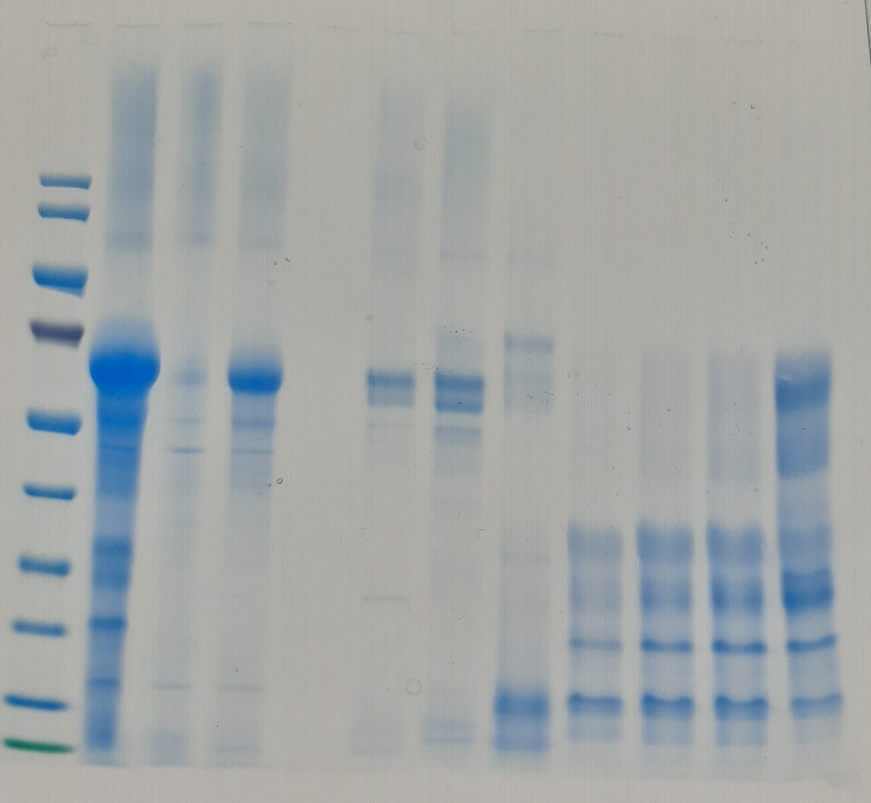
#> input picture SeedImages/SDS-PAGE/20250130_115229.jpg, 2613 x 2409 px, found by its file name (shown at 1/3 size)
$ python test_ai_preprocessing.py
#> lines starting #> are read from the running program, lines starting #| are printed output that depends on the picture; after the words box and inside, x2 and y2 are one past the last pixel; in counts of white or black regions, pixels touching at a corner belong together
### tests/util_synth.py
# tests/util_synth.py
import numpy as np
from skimage import transform

def make_synth_gel(H=400, W=320, lanes=10, bands_per_lane=4, skew_deg=2.0, bright=True, seed=0):
    """
    Generate a simple synthetic gel:
      - vertical lanes with narrow width
      - horizontal bands at fixed y positions across lanes
      - smooth background gradient + gaussian noise
      - optional small rotation (skew) in degrees
    Returns a float image in [0,1] and the list of band row indices (approx centers).
    """
    rng = np.random.default_rng(seed)
    img = np.zeros((H, W), dtype=np.float32)

    # background gradient
    yy, xx = np.mgrid[0:H, 0:W].astype(np.float32)
    bg = 0.15 + 0.15*(yy/H) + 0.05*(xx/W)
    img += bg

    # lane centers
    margin = W*0.08
    xs = np.linspace(margin, W-margin, lanes).astype(np.float32)
    lane_sigma = max(2.0, W/(lanes*12.0))  # controls lane width

    # band positions (as fractions of height)
    fracs = np.linspace(0.2, 0.8, bands_per_lane)
    ys = (fracs * H).astype(np.float32)
    band_sigma = max(2.0, H/180.0)  # vertical thickness

    amp = 0.35 if bright else -0.35
    for xc in xs:
        lane_prof = np.exp(-(xx - xc)**2 / (2*lane_sigma**2))
        for yc in ys:
            band_prof = np.exp(-(yy - yc)**2 / (2*band_sigma**2))
            img += amp * lane_prof * band_prof

    # clip and rotate
    img = np.clip(img, 0.0, 1.0)
    if abs(skew_deg) > 1e-3:
        img = transform.rotate(img, angle=skew_deg, resize=False, preserve_range=True).astype(np.float32)

    # noise
    img += rng.normal(0, 0.01, img.shape).astype(np.float32)
    img = np.clip(img, 0.0, 1.0)
    return img, ys.astype(int).tolist()

### autodense/preprocess/policy.py
# autodense/preprocess/policy.py
"""
Guarded preprocessing policy.
- Inspect the RAW image to compute diagnostics (no transforms).
- Propose at most one minimal transform (deskew, destripe, background, CLAHE) IF metrics warrant it.
- Accept a transform only if objective metrics improve by configured margins.
- Return the chosen image, metrics before/after, and a provenance record.

This is deliberately independent of the pipeline's internals so it can run even if
you swap implementations. It uses scikit-image + numpy only.
"""

from __future__ import annotations
from dataclasses import dataclass, asdict
from typing import Dict, Any, Optional, Tuple, List, Literal
import numpy as np
from PIL import Image

from skimage import color, exposure, filters, morphology, transform, feature

try:
    from scipy.ndimage import gaussian_filter, gaussian_filter1d
    HAS_SCIPY = True
except Exception:
    HAS_SCIPY = False
    def gaussian_filter(a, sigma, **kw):  # type: ignore
        from skimage.filters import gaussian as _g
        return _g(a, sigma=sigma, preserve_range=True)
    def gaussian_filter1d(a, sigma, **kw):  # poor man's 1d via 2d gaussian
        from skimage.filters import gaussian as _g
        return _g(a, sigma=sigma, preserve_range=True)

@dataclass
class PolicyThresholds:
    snr_gain: float = 0.20        # +20% SNR
    sep_gain: float = 0.15        # +15% lane separability
    skew_min_deg: float = 0.5     # run deskew if |skew| > 0.5°
    stripe_ratio_min: float = 1.25 # run destripe if col/row noise ratio > 1.25
    illum_amp_min: float = 0.10   # run background if amplitude > 0.10 (on [0,1])

@dataclass
class PolicyOutcome:
    mode: Literal["none","deskew","destripe","background","clahe"]
    params: Dict[str, Any]
    before: Dict[str, float]
    after: Dict[str, float]
    image: np.ndarray             # float image in [0,1]

def _to_gray_float(img: np.ndarray | Image.Image) -> np.ndarray:
    if isinstance(img, Image.Image):
        arr = np.asarray(img.convert("RGB"))
        g = color.rgb2gray(arr).astype(np.float32)
    else:
        arr = np.asarray(img)
        if arr.ndim == 2:
            g = arr.astype(np.float32)
            if g.max() > 1.5: g = g/255.0
        elif arr.ndim == 3:
            g = color.rgb2gray(arr).astype(np.float32)
        else:
            raise ValueError("Unsupported image shape")
    # normalize robustly
    p1, p99 = np.percentile(g, [1,99])
    if p99 <= p1: return np.zeros_like(g, dtype=np.float32)
    return np.clip((g - p1)/(p99-p1), 0, 1).astype(np.float32)

def estimate_skew_deg(g: np.ndarray) -> float:
    edges = feature.canny(g, sigma=2.0)
    h, theta, _ = transform.hough_line(edges)
    if theta.size == 0: return 0.0
    ang = theta[np.argmax(h.max(axis=0))]
    return float(np.rad2deg(ang) - 90.0)

def destripe_colmedian(g: np.ndarray) -> np.ndarray:
    col_med = np.median(g, axis=0)
    return np.clip(g - col_med + np.median(col_med), 0, 1).astype(np.float32)

def illumination_amplitude(g: np.ndarray) -> float:
    # large-scale background via big gaussian; amplitude = max-min
    sigma = max(g.shape)/8.0
    bg = gaussian_filter(g, sigma=sigma/6.0)  # soften a lot
    return float(np.clip(bg.max() - bg.min(), 0, 1))

def lane_separability(g: np.ndarray) -> float:
    """Horizontal (x) projection peak-valley separability in [0,1] scale."""
    # Emphasize vertical structures
    radius = max(10, int(min(g.shape)*0.03))
    fp = morphology.disk(radius)
    # Treat bands as bright by inverting if necessary based on histogram tail
    p5, p50, p95 = np.percentile(g, [5,50,95])
    g2 = g if (p95 - p50) > (p50 - p5) else (1.0 - g)
    enh = morphology.white_tophat(g2, footprint=fp)
    xprof = enh.sum(axis=0)
    xprof = gaussian_filter1d(xprof, sigma=max(3, g.shape[1]//200))
    # Normalize
    if xprof.max() <= 1e-6: return 0.0
    x = (xprof - xprof.min())/(xprof.max()-xprof.min()+1e-6)
    # separability = mean top 10% - mean bottom 10%
    k = max(3, int(0.1*len(x)))
    top = np.sort(x)[-k:].mean()
    bot = np.sort(x)[:k].mean()
    return float(np.clip(top - bot, 0, 1))

def snr_proxy(g: np.ndarray) -> float:
    """Robust SNR-like score without band masks."""
    med = np.median(g)
    low = g[g <= med]
    bg_std = float(low.std() + 1e-6)
    p95 = float(np.percentile(g, 95))
    return float((p95 - med) / bg_std)

def stripe_ratio(g: np.ndarray) -> float:
    col_std = np.std(np.median(g, axis=0))
    row_std = np.std(np.median(g, axis=1))
    return float(col_std / max(row_std, 1e-6))

def polarity(g: np.ndarray) -> str:
    p5, p50, p95 = np.percentile(g, [5, 50, 95])
    return "bright" if (p95 - p50) > (p50 - p5) else "dark"

def background_step(g: np.ndarray, pol: str) -> np.ndarray:
    r = max(12, int(min(g.shape)*0.03))
    fp = morphology.disk(r)
    if pol == "bright":
        out = morphology.white_tophat(g, footprint=fp)
    else:
        out = morphology.black_tophat(g, footprint=fp)
        out = np.clip(g + out, 0, 1)
        return out.astype(np.float32)
    return out.astype(np.float32)

def clahe_step(g: np.ndarray) -> np.ndarray:
    u8 = (np.clip(g,0,1)*255).astype(np.uint8)
    return exposure.equalize_adapthist(u8).astype(np.float32)

def deskew_step(g: np.ndarray) -> Tuple[np.ndarray, float]:
    deg = estimate_skew_deg(g)
    if abs(deg) < 0.3:
        return g, 0.0
    g2 = transform.rotate(g, deg, resize=False, preserve_range=True).astype(np.float32)
    return g2, float(deg)

def evaluate(g: np.ndarray) -> Dict[str, float]:
    return dict(
        snr=snr_proxy(g),
        sep=lane_separability(g),
        skew=estimate_skew_deg(g),
        stripe_ratio=stripe_ratio(g),
        illum_amp=illumination_amplitude(g)
    )

def guarded_preprocess(image: np.ndarray | Image.Image,
                       thresholds: PolicyThresholds | None = None,
                       max_candidates: int = 3) -> PolicyOutcome:
    if thresholds is None: thresholds = PolicyThresholds()
    g0 = _to_gray_float(image)
    m0 = evaluate(g0)
    pol = polarity(g0)

    proposals: List[Tuple[str, Dict[str, Any]]] = []

    if abs(m0["skew"]) > thresholds.skew_min_deg:
        proposals.append(("deskew", {}))
    if m0["stripe_ratio"] > thresholds.stripe_ratio_min:
        proposals.append(("destripe", {}))
    if m0["illum_amp"] > thresholds.illum_amp_min:
        proposals.append(("background", {"polarity": pol}))
    if m0["snr"] < 2.0:
        proposals.append(("clahe", {}))

    # Evaluate candidates, accept first that passes gains
    for name, params in proposals[:max_candidates]:
        if name == "deskew":
            g1, deg = deskew_step(g0)
            cand_params = {"deg": deg}
        elif name == "destripe":
            g1 = destripe_colmedian(g0); cand_params = {}
        elif name == "background":
            g1 = background_step(g0, pol=params.get("polarity", pol)); cand_params = {"polarity": pol}
        elif name == "clahe":
            g1 = clahe_step(g0); cand_params = {}
        else:
            continue
        m1 = evaluate(g1)
        gain_snr = (m1["snr"] - m0["snr"]) / max(m0["snr"], 1e-6)
        gain_sep = (m1["sep"] - m0["sep"]) / max(m0["sep"], 1e-6)
        if gain_snr >= thresholds.snr_gain and gain_sep >= thresholds.sep_gain:
            return PolicyOutcome(name, cand_params, m0, m1, g1)

    # No accepted candidate → return raw
    return PolicyOutcome("none", {}, m0, m0, g0)

### test_ai_preprocessing.py
#!/usr/bin/env python3
"""
Test AI-guided preprocessing workflow from beginning to end
"""
import sys
from pathlib import Path
import numpy as np
from PIL import Image

# Add autodense to path
sys.path.insert(0, str(Path(__file__).parent))

from tests.util_synth import make_synth_gel
from autodense.preprocess.policy import guarded_preprocess

def test_synthetic_gel():
    """Test AI-guided preprocessing on synthetic gel"""
    print("=== Testing AI-guided preprocessing on synthetic gel ===")

    # Create synthetic gel with some skew
    synth_img, band_rows = make_synth_gel(H=400, W=320, lanes=8, bands_per_lane=5,
                                         skew_deg=3.0, bright=False, seed=42)

    # Convert to PIL Image (RGB format expected by policy)
    synth_pil = Image.fromarray((synth_img * 255).astype(np.uint8)).convert('RGB')
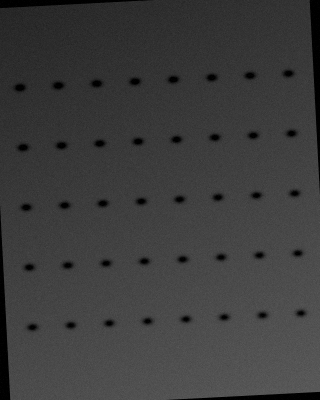
#> synth_pil: PIL image 320x400 RGB; min 0, max 95, mean 60.4

    print(f"Synthetic gel: {synth_pil.size}, skew=3.0°, dark bands")
#| Synthetic gel: (320, 400), skew=3.0°, dark bands

    # Run AI-guided preprocessing
    outcome = guarded_preprocess(synth_pil)
#> in _to_gray_float, `p1, p99 = np.percentile(g, [1,99])`: p1 = 0; p99 = 0.337
#> in snr_proxy, `med = np.median(g)`: med = 0.721
#> in snr_proxy, `bg_std = float(low.std() + 1e-6)`: bg_std = 0.165
#> in snr_proxy, `p95 = float(np.percentile(g, 95))`: p95 = 0.953
#> in lane_separability, `radius = max(10, int(min(g.shape)*0.03))`: radius = 10
#> in lane_separability, `p5, p50, p95 = np.percentile(g, [5,50,95])`: p5 = 0.442; p50 = 0.721; p95 = 0.953
#> in lane_separability, `xprof = enh.sum(axis=0)`: xprof = 320 values, max 163.5 at index 0, min 24.92 at index 158, mean 38.04
#> in lane_separability, `xprof = gaussian_filter1d(xprof, sigma=max(3, g.shape[1]//200))`: xprof = 320 values, max 138.4 at index 0, min 26.17 at index 159, mean 38.04
#> in lane_separability, `x = (xprof - xprof.min())/(xprof.max()-xprof.min()+1e-6)`: x = 320 values, max 1 at index 0, min 0 at index 159, mean 0.106
#> in lane_separability, `k = max(3, int(0.1*len(x)))`: k = 32
#> in lane_separability, `top = np.sort(x)[-k:].mean()`: top = 0.432
#> in lane_separability, `bot = np.sort(x)[:k].mean()`: bot = 0.0105
#> in estimate_skew_deg, `h, theta, _ = transform.hough_line(edges)`:
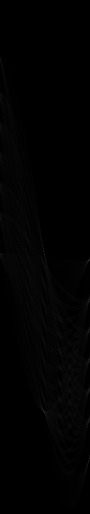
#> h: shape (1027, 180) uint64 (shown at 1/2 size); min 0, max 156, mean 1.8
#> in estimate_skew_deg, `h, theta, _ = transform.hough_line(edges)`: theta = 180 values from -1.57 to 1.55
#> in estimate_skew_deg, `ang = theta[np.argmax(h.max(axis=0))]`: ang = -0.0524
#> in stripe_ratio, `col_std = np.std(np.median(g, axis=0))`: col_std = 0.0568
#> in stripe_ratio, `row_std = np.std(np.median(g, axis=1))`: row_std = 0.127
#> in illumination_amplitude, `sigma = max(g.shape)/8.0`: sigma = 50
#> in illumination_amplitude, `bg = gaussian_filter(g, sigma=sigma/6.0)`:
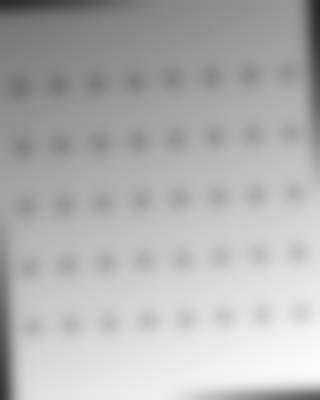
#> bg: shape (400, 320) float32; min 0.147, max 0.985, mean 0.702
#> in guarded_preprocess, `m0 = evaluate(g0)`: m0 = {'snr': 1.41, 'sep': 0.421, 'skew': -93, 'stripe_ratio': 0.448, 'illum_amp': 0.838}
#> in polarity, `p5, p50, p95 = np.percentile(g, [5, 50, 95])`: p5 = 0.442; p50 = 0.721; p95 = 0.953
#> in guarded_preprocess, `pol = polarity(g0)`: pol = 'dark'
#> the loop in guarded_preprocess, `for name, params in proposals[:max_candidates]:` made 2 passes
#> (name, params, r in background_step, cand_params) on pass 2: ('background', {'polarity': 'dark'}, 12, {'polarity': 'dark'})
#> pass 1, in estimate_skew_deg (call 3), `edges = feature.canny(g, sigma=2.0)`:
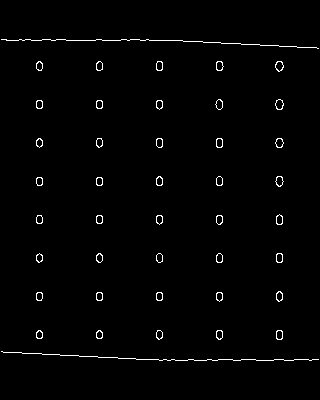
#> edges: shape (400, 320) bool; 1.4% white in thin lines or dots, all inside (x1, y1, x2, y2) = (1, 39, 319, 361)

    print(f"Policy decision: {outcome.mode}")
#| Policy decision: background
    print(f"SNR change: {outcome.after['snr'] - outcome.before['snr']:.3f}")
#| SNR change: 1.350
    print(f"Separability change: {outcome.after['sep'] - outcome.before['sep']:.3f}")
#| Separability change: 0.150
    print(f"Params used: {outcome.params}")
#| Params used: {'polarity': 'dark'}

    # Save results
    out_dir = Path("out/test_ai_policy")
    out_dir.mkdir(parents=True, exist_ok=True)

    synth_pil.save(out_dir / "synthetic_original.png")
    Image.fromarray((np.clip(outcome.image, 0, 1) * 255).astype(np.uint8)).save(out_dir / "synthetic_processed.png")

    print(f"Results saved to {out_dir}/")
    return outcome

def test_real_gel():
    """Test AI-guided preprocessing on real gel image"""
    print("\n=== Testing AI-guided preprocessing on real SDS-PAGE gel ===")

    gel_path = Path("/Users/davidnunn/Desktop/Apps/BetterDairy/AutoDense/SeedImages/SDS-PAGE/20250130_115229.jpg")

    if not gel_path.exists():
        print(f"Real gel image not found at {gel_path}")
        return None

    # Load real gel
    real_img = Image.open(gel_path).convert('RGB')
#> real_img is the input picture: PIL image 2613x2409 RGB; mean R, G, B 162.1, 167.1, 167.4
    print(f"Real gel: {real_img.size}")
#| Real gel: (2613, 2409)

    # Run AI-guided preprocessing
    outcome = guarded_preprocess(real_img)
#> in _to_gray_float (call 2), `p1, p99 = np.percentile(g, [1,99])`: p1 = 0.399; p99 = 0.711
#> in _to_gray_float (call 2), `return np.clip((g - p1)/(p99-p1), 0, 1).astype(np.float32)`:
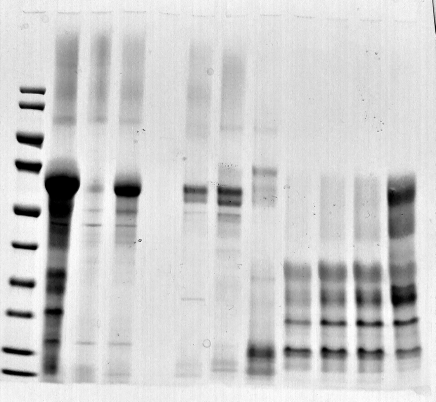
#> returned value: shape (2409, 2613) float32 (shown at 1/6 size); min 0, max 1, mean 0.808
#> in lane_separability (call 4), `radius = max(10, int(min(g.shape)*0.03))`: radius = 72
#> in lane_separability (call 4), `fp = morphology.disk(radius)`:
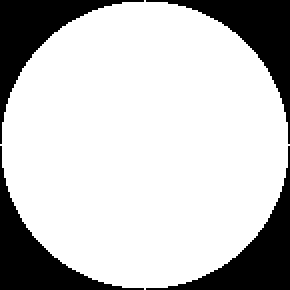
#> fp: shape (145, 145) (shown 2 times larger); values 0 (black) and 1 (white), 77.2% white; 4 black regions, box (x1, y1, x2, y2) and area: (0, 0, 72, 72) 1196, (73, 0, 145, 72) 1196, (0, 73, 72, 145) 1196, (73, 73, 145, 145) 1196
#> in lane_separability (call 4), `p5, p50, p95 = np.percentile(g, [5,50,95])`: p5 = 0.389; p50 = 0.865; p95 = 0.962
#> in lane_separability (call 4), `g2 = g if (p95 - p50) > (p50 - p5) else (1.0 - g)`:
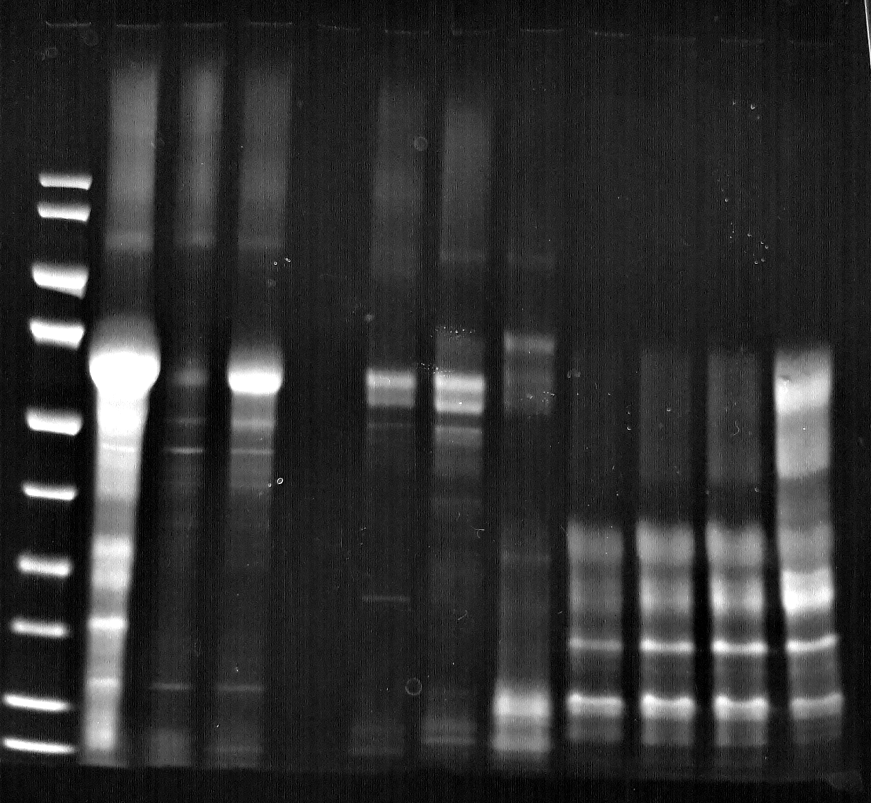
#> g2: shape (2409, 2613) float32 (shown at 1/3 size); min 0, max 1, mean 0.192

    print(f"Policy decision: {outcome.mode}")
    print(f"SNR change: {outcome.after['snr'] - outcome.before['snr']:.3f}")
    print(f"Separability change: {outcome.after['sep'] - outcome.before['sep']:.3f}")
    print(f"Skew detected: {outcome.before.get('skew_deg', 'N/A'):.2f}°" if outcome.before.get('skew_deg') else "Skew not measured")
    print(f"Params used: {outcome.params}")

    # Save results
    out_dir = Path("out/test_ai_policy")
    out_dir.mkdir(parents=True, exist_ok=True)

    real_img.save(out_dir / "real_gel_original.jpg")
    Image.fromarray((np.clip(outcome.image, 0, 1) * 255).astype(np.uint8)).save(out_dir / "real_gel_processed.png")

    print(f"Results saved to {out_dir}/")
    return outcome

# [25 lines left out: function compare_modes, not called in this run]

if __name__ == "__main__":
    try:
        # Test synthetic gel first
        synth_outcome = test_synthetic_gel()

        # Test real gel
        real_outcome = test_real_gel()

        # Compare modes
        compare_modes()

        print("\n=== AI-guided preprocessing test complete ===")

    except Exception as e:
        print(f"Error during testing: {e}")
        import traceback
        traceback.print_exc()
